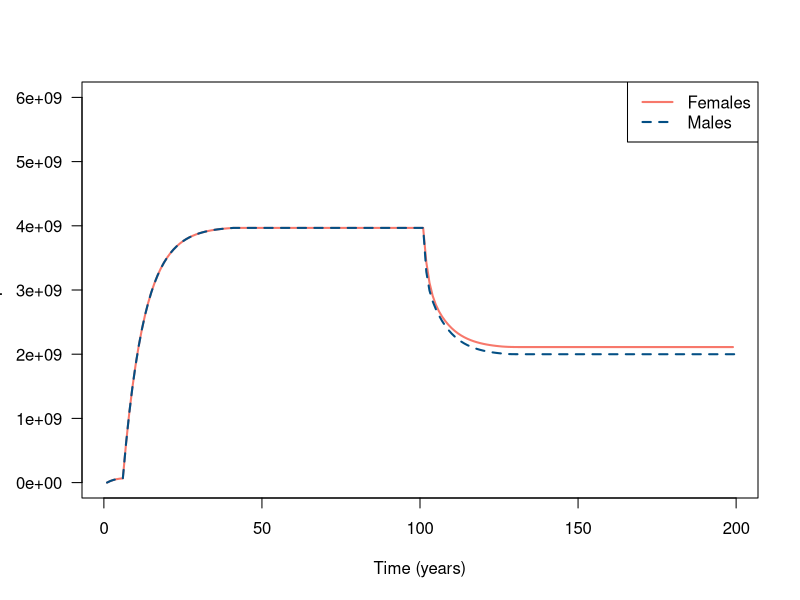
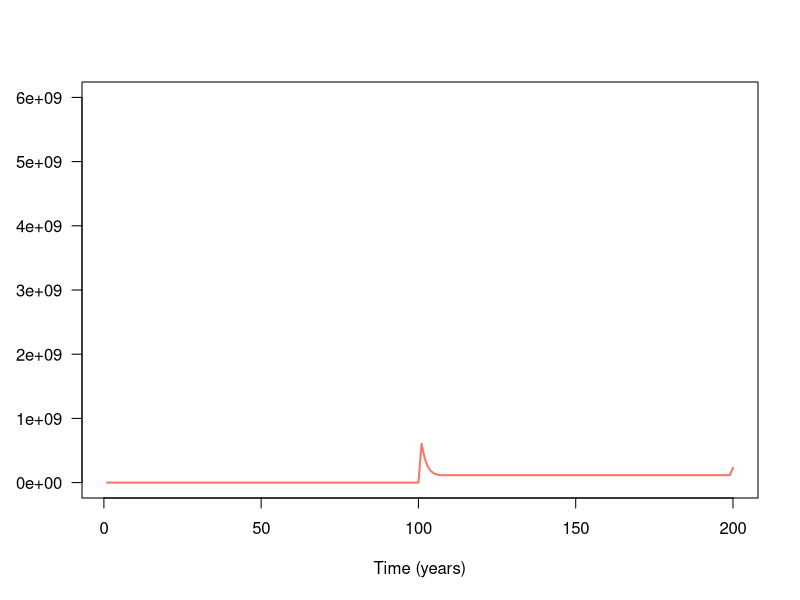
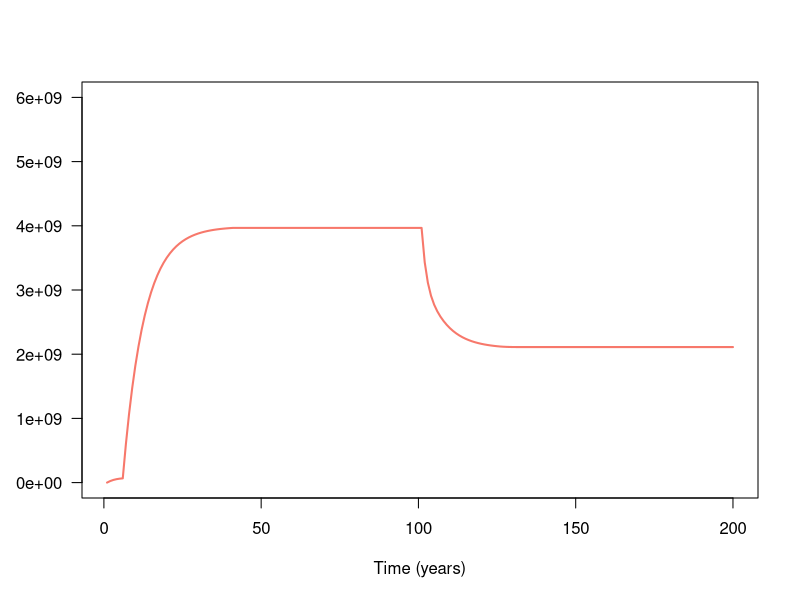
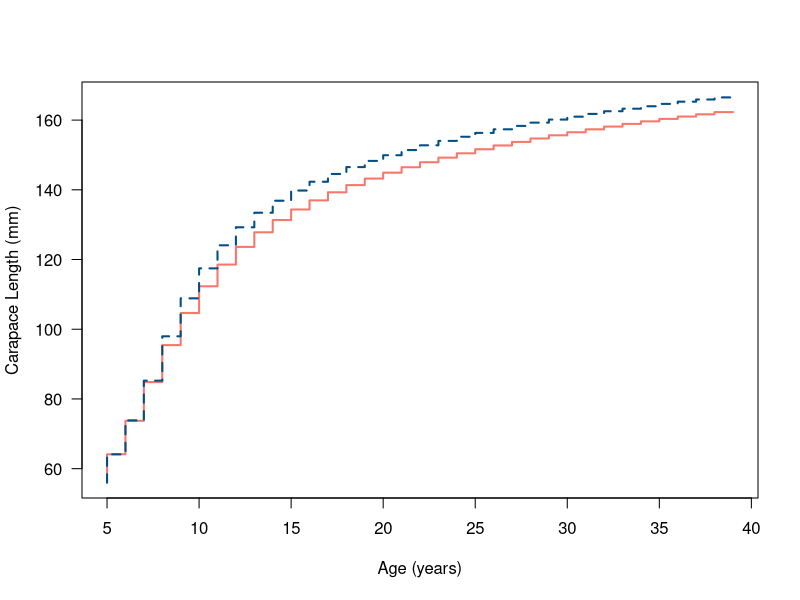
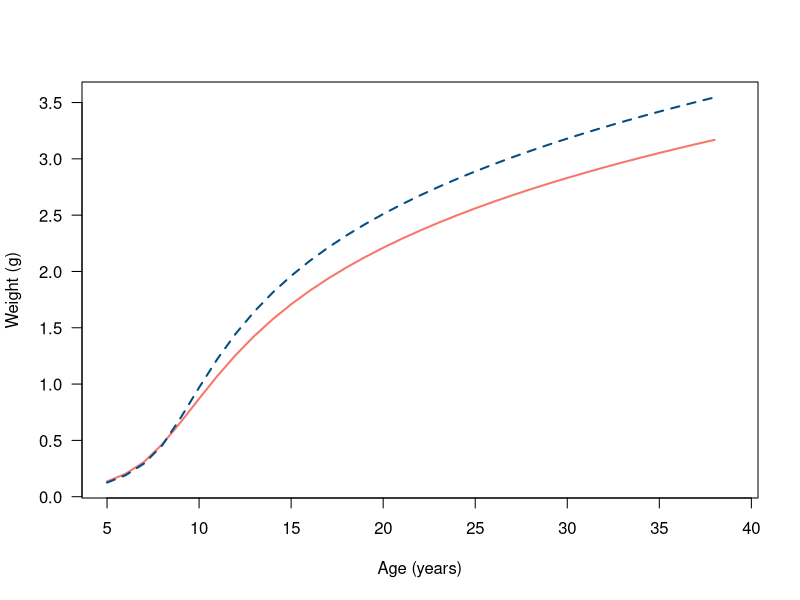
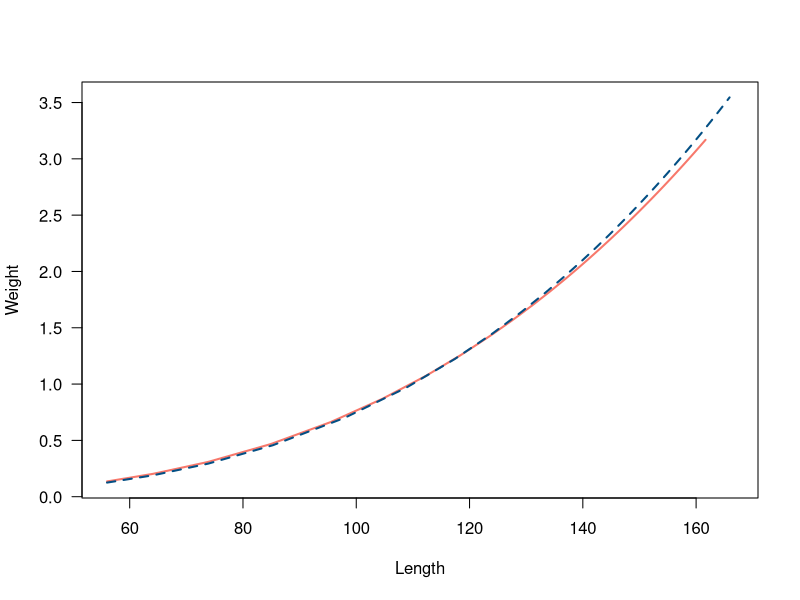
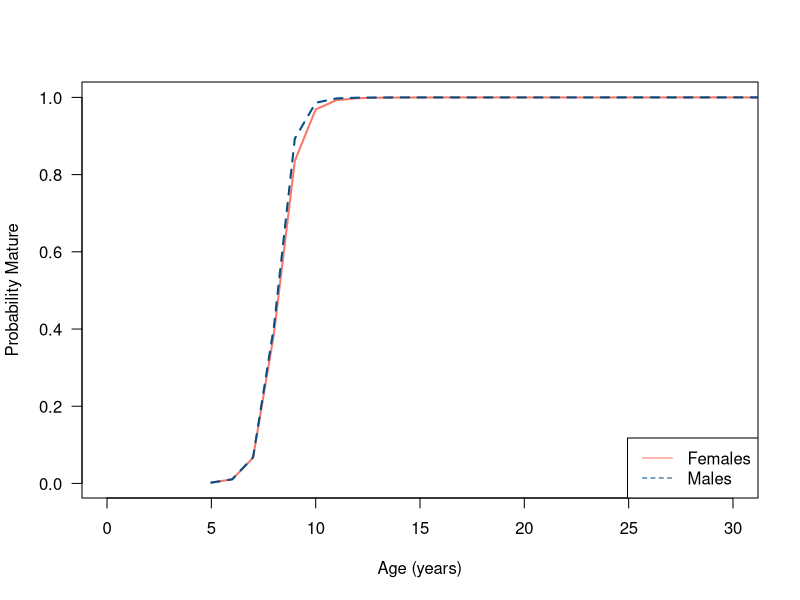

Source code (R) for these figures, in order:
#### H. AMERICANUS ####
#Updated code used for the 2024 publication.
 #NB: for file names that include "dimorphism" in the text, read it as "disparity"
 
rm(list=ls(all=TRUE))
library(ggplot2)
library(tidyr)
library(reshape2)
library(RColorBrewer)
library("ggpubr")
 
#Could adjust v-notching compliance here
vcomp <- seq(0,1, by= 0.1) # 0.9 (Mazur 2019) ~0.7 (Murphy 2018)
vcompliance <- vcomp[11]

#Adjust this value according to protection of interest:  =0 if no female protection. =1 if toss berried fems back. =4 if v notch fem.
Vmaxlast <- 1  

#### Population simulation parameters ####
Npop <- 100        #initial pop size 
Tmax <- 200        #max years
Tfishing <- 100    #when we start fishing
Ngroup <- 4        #Number of separate population groups. (Unnotched, all males, TOTAL notched, TOTAL females)
Amax <- c(35, 35, 0, 0)  #35=40-5. max cohort age across all groups #ASMFC 2020 estimate
Vmax <- c(0,1,4,Vmaxlast)  #use this only to calculate total egg production

#Values of interest for every level of fishing
mu_f = seq(0, 0.9, by = 0.1)   #Varying levels of fishing pressure
SPR <- array(dim=c(length(Vmax),length(mu_f)), data=0)
RelN <- array(dim=c(length(Vmax),length(mu_f)), data=0)
Yield <- array(dim=c(length(Vmax),length(mu_f)), data=0)
Sexratio <- array(dim=c(length(Vmax),length(mu_f)), data=0)   
fert <- seq(0,1,by=0.1)    #proportion of eggs fertilized
eggsfish <- array(dim=c(length(Vmax),length(mu_f)), data=NA)     #number of eggs



#### Life history parameters ####
initialsize <- c(56,56,0,0) #mm size at "recruitment"to our population model ((53 mm from 2020 americanus assessment: age 5))
matsize <- c(87,87,0,0) #mm length at maturation for 50% females (ASMFC 2020 pg 490 of pdf), functional mat for males. 
amat <- -17.14056 #parameters for maturation ogive GOM stockwide
bmat <- 0.19664
natmort <- c(0.15, 0.15, 0, 0) #ASMFC 2020
prop <- c(0.5, 0.5, 0, 0)     #initial proportions of each sex at recruitment (birth) 

#length to biomass   #2020 Stock Assessment LWR Slope & intercept pg 237
c <- c((8.6663*10^-7),(5.20778*10^-7), 0, 0) 
b <- c(2.971572176,3.078127279, 0, 0)   

#assuming BH recruitment with est params (not)Chang et al 2016    ####
alpha <- 1      #100.11 Ricker  
beta <- 9e-10      #5.44 Ricker

#### Set up vectors to store age-specific life history characters and fishing probability ####
# relative cohort "age", time, group #

W <- array(dim=c(Amax[1],Ngroup), data=NA)        #individual weight-at-age
L <- array(dim=c(Amax[1],Ngroup), data=NA)        #length-at-age #switched from NA to 0
mu <- array(dim=c(Amax[1],Ngroup), data=0)        #mortality-at-age (this is constant in initial case)
select <- array(dim=c(Amax[1],Ngroup), data=0)   #probability of being caught at each age, given size-at-age
Fishing <- array(dim=c(Amax[1],Ngroup), data=0)    #Fishing mortality at age 

N <- array(dim=c(Amax[1],Tmax,Ngroup), data=0)    #population numbers in each year class over time
N_agef <- array(dim=c(Amax[1],length(mu_f),length(Vmax)), data=0)  #subset of population for age structure plots
N_agem <- array(dim=c(Amax[1],length(mu_f),length(Vmax)), data=0)
E <- array(dim=c(1,Tmax), data=0)                 #number of eggs at each time
P <- array(dim=c(1,Tmax), data=0)                    #number of larvae at each time
Catch <- array(dim=c(Amax[1],Tmax,Ngroup), data=0)  #Catch number or biomass, given selectivity
pmat <- array(dim=c(Amax[1],Ngroup), data=1)       #probability of maturation each year, note it is a matrix so could change with population density if we want to consider fisheries-induced changes in maturation over time

pmolt <- array(dim=c(Amax[1],Ngroup), data=NA)          #probability of molting at a given length each year #switched from NA to 0
mi <- array(dim=c(Amax[1],Ngroup), data=0)             #molt increment at length
spnfreq <- array(dim=c(Amax[1],Ngroup), data=0)    #female annual spawning freq by size
eggers <- array(dim=c(Amax[1],Tmax), data=0) #all females that are eligible to be v notched 

#### MOLTING FREQUENCY BY LENGTH #### 
#Asmfc 2020 table 6 GOM stockwide
amp <- c(-6.571,-6.834,0,0)
bmp <- c(0.05901,0.06046,0,0)
cl <- c(1:200)

#### MOLT INCREMENT #### 
#ASMFC table 8 GOM stockwide
f <- c(76,86,0,0)
int <- c(-3.90,-4.51,0,0)  # = a for molt increment model
slo <- c(0.22,0.23,0,0)       # = b

###########################
#### Life History LOOP ####
###########################

for(g in 1:2) {      
  #for both sexes, where g =1 is unnotched female and g = 2 is male
  #N[cohort "age" (yr), time (yr), group (sex)]
  
  N[1:Amax[1],1,g] = Npop*prop[g]     #initial population size   
  L[1,g] = initialsize[g]      #initial size when entering the population model 
  
  #size-specific annual growth: molt probability and molt increment
  for (a in 1:(Amax[1]-1)) {      #for each cohort
    if (a <= Amax[g]) {    
      
      #GROWTH
      #proportion molting given premolt length and sex #Fogarty & Idoine 1988
        pmolt[a,g] <- (1/(1+exp(amp[g]+bmp[g]*L[a,g]))) 

      #Molt increment & Final growth #ASMFC 2020
      if (L[a,g] < f[g]) {
        mi[a,g] <- int[g]+ slo[g]*L[a,g]
        L[a+1,g] <- L[a,g]+(pmolt[a,g]*mi[a,g]) #L(t+delta t) = L(t) + pmolt*mi   
      } 
      if (L[a,g] >= f[g]) {
        mi[a,g] <- int[g] + slo[g]*f[g]
        L[a+1,g] <- L[a,g]+(pmolt[a,g]*mi[a,g])  #L(t+delta t) = L(t) + pmolt*mi  
      }
      
      #WEIGHT
      W[a,g]=  c[g]*L[a,g]^b[g]  
      
      #MATURATION
      pmat[a,g] <- 1-(1/(1+ exp((amat+(bmat*L[a,g]))))) #probability of being mature at length (ASMFC 2020)

      #FISHERY SELECTIVITY
      if( g==1){
        if (L[a, g] > 83 & L[a, g] < 128) {        #Females
          select[a,g] = 1
        } 
        else select[a,g] = 0
      }
      if( g==2){
        if (L[a, g] > 83 & L[a, g] < 128) {          #Males
          select[a,g] = 1   
        } else select[a,g] = 0
      }
        
        # SPAWNING FREQUENCY
        if (L[a,1]< matsize[1]) spnfreq[a] <- 0
        if (L[a,1]>matsize[1] & L[a,g] < 120) spnfreq[a] <- 1/2  #1 per 2 years
        if (L[a,1]>120 ) spnfreq[a] <- 2/3                       #2 per 3 years
      
    } #a if loop
  } #a for loop
} #g

#define female egg production as a function of her length ####
eggs <- (0.000919833*L[, 1]^3.580220)*1.09886   #Estrella and Cadrin 1995


########################################
#### Population Dynamics Simulation ####
########################################

###Simulate population dynamics, start from an arbitrary population size and let the population reach a stable age distribution, then start fishing. The population will reach a new, fished, steady state (stable age dist).
## *Note: For the base case, recruitment is based only on Female abundance, and assuming 50:50 offspring sex ratio. We can change this to look at fertilization limitation or sex ratio variation
for(v in (1:length(Vmax))){
  notched <- array(dim=c(Amax[1],Tmax,4), data=0)  #this year's notched females by compliance; there are 4 stacked matrices to show the notched lobs slowing losing their notch
  lost <- array(dim=c(Amax[1],Tmax), data=NA)         #the notched females that lose their notch and return to the unnotched popn.
  
for (fish in 1:length(mu_f)) {                            #loop over all levels of fishing mortality from (mu_f)
  for(t in 1:(Tmax-1)) {
    
    #SPAWNING
    N[1,t,4] <- N[1,t,1]
    E[t]=sum(N[, t, 4]*pmat[, 1]*eggs*spnfreq[,1] )         #assuming spawning depends ONLY on mature females
    P[t]= E[t]*fert[10]                                    #assumes all eggs are fertilized (for now) #ALTER VALUE FOR SPERM/FERTILIZATION LIMITATION HERE
    
    for(g in 1:Ngroup) {                                #here g is sex, where g = 1 is unnotched female, and g = 2 is male
      N[1,t+1,1]= (alpha*P[t]/(1 + beta*P[t]))*prop[1] # Beverton-Holt function   #this is the N_0 class that is born and recruits to the population model in the next time step...
      N[1,t+1,2]= (alpha*P[t]/(1 + beta*P[t]))*prop[2] # for unnotched females and then males
      
      # FISHING MORTALITY, given selectivity function
      for (age in 1:(Amax[1]-1)) { 
        if (Tfishing < t) {
          
          Fishing[age,g] = select[age,g]*mu_f[fish]
          Fishing[Amax[g], g] = select[Amax[g],g]*mu_f[fish]
          
          # BERRIED FEMALE PROTECTIONS #
          # Vmax=0: none; Vmax=1: one year; Vmax=4 is how long v-notch lasts.
          
            eggers[age,t] <- N[age,t,1]*pmat[age,1]*spnfreq[age]   #all berried females

            if (Vmax[v] == 0){
              N[age,t,3] <- 0
              N[age,t,4] <- N[age,t,1]
            }
            if (Vmax[v] == 1){          #assuming only female that are caught were thrown back and not fished
              notched[age,t,1] <- eggers[age,t]*select[age,1]*mu_f[fish]  
              N[age,t,3] <- notched[age,t,1]    #nat mort is included in survival eqs
            }
            if (Vmax[v] == 4){   #assuming only females that are caught (function of selectivity & fishing pressure) can be notched
              notched[age,t,1] <- eggers[age,t]*vcompliance*select[age,1]*mu_f[fish]  #from 0-1 by 0.1; so 1:11 . this year's notched females with compliance of 0.90
              N[age,t,3] <- notched[age,t,1]+notched[age,t,2]+notched[age,t,3]+notched[age,t,4] #nat mort is included in survival eqs
              #N[age,t,4] <- N[age,t,3] + N[age,t,1]
            }
        } else {
          Fishing[age,g] = 0
          N[age,t,3] <- 0
          N[age,t,4] <- N[age,t,1]
        } 
        
        #CATCH AND SURVIVAL
        
        Catch[,t+1,g] <- N[,t,g]*(1-exp(-Fishing[,g]))  #Note this is catch numbers, not biomass, assumes natural mortality occurs later in the year than fishing
        #Catch of all the ages, the number of individuals in every age class * fishing mortality of every age class (Fishing=Fishing mortality)
        #Survival to next year
        N[age+1,t+1,2] <- N[age,t,2]*exp(-natmort[2]-Fishing[age,2]) #surviving MALES in each group enter the next age class in the following year, all fish get to spawn before mortality 		 
        
        if(Vmax[v] == 0){   
          N[age+1,t+1,1] <-N[age,t,1] * exp(-natmort[1]-Fishing[age,1]) 
          N[age+1,t+1,4] <- N[age+1,t+1,1] 
        }
        if(Vmax[v] == 1){    
          #Protect eggers without a notch, so add them back into total female popn without Fishing mortality.
          N[age+1,t+1,1] <- ((N[age,t,1] - (notched[age,t,1])) * exp(-natmort[1]-Fishing[age,1])) + (N[age,t,3]* exp(-natmort[1]))  
          N[age+1,t+1,4] <- N[age+1,t+1,1]  #Calc these to get next year's egg production
        }
        if(Vmax[v] == 4){     #Move lobs through notched matrix until v-notch wears out and join unnotched popn
          notched[age+1,t+1,2] <- notched[age,t,1]*exp(-natmort[3])   
          notched[age+1,t+1,3] <- notched[age,t,2]*exp(-natmort[3])  
          notched[age+1,t+1,4] <- notched[age,t,3]*exp(-natmort[3])  
          lost[age,t] <- notched[age,t,4] #when leave notched matrix; will return to popn in survival equation.
          #unnotched + ones that lost v-notch can now be fished
          N[age+1,t+1,1] <- ((N[age,t,1] - (notched[age,t,1])) * exp(-natmort[1]-Fishing[age,1])) + (lost[age,t]*exp(-natmort[3]-Fishing[age,1]))  
          N[age+1,t+1,3] <- (N[age,t,3]-lost[age,t])*exp(-natmort[3])
          N[age+1,t+1,4] <- N[age+1,t+1,1] + N[age+1,t+1,3] #Calc these to get next year's egg production
        }
      } #age
    } #g
  } #t
  RelN[v, fish] <- sum(N[-c(1:4) ,Tfishing+50, c(2,4)])/sum(N[-c(1:4) ,Tfishing-10,c(2,4)])  
  SPR[v,fish] <- E[Tfishing+50]/E[Tfishing-10]                   #cohort lifetime production
  Yield[v,fish] <- sum(N[-35,Tfishing+50,c(2,4)]*(1-exp(-Fishing[-35,-c(3:4)])))    #All fish, all sexes
  Sexratio[v,fish] <- sum(N[, Tfishing+50, 4]*pmat[,1])/(sum(N[, Tfishing+50, 2]*pmat[,2])+sum(N[, Tfishing+50, 4]*pmat[,1]))  #percentage of MATURE females in MATURE popn
  eggsfish[v,fish] <- E[Tfishing+50]  #calculate egg production for each protection scenario here
  N_agef[,fish,v] <- N[,Tfishing+50,4]  #for age structure plots, females
  N_agem[,fish,v] <- N[,Tfishing+50,2]  #for age structure plots, males
  } #end fishing mortality loop
} #end Vmax loop


## POPULATION OVER TIME PLOTS ##

colors1 <- c("#CC6677","#88CCEE","#DDCC77","#117733","#332288","#AA4499",
                      "#44AA99","#999933","#882255","#661100","#6699CC","#888888")
                      
colors2 <- c("#F7CAC9","#92A8D1","#F7786B","#034F84")

colors3 <- c("#FF9146","#6ECDDC","#414D55","#FFB9AA","#96A0AF","#FF645A","#646E7D","#007D91","#6ECDDC")

pal <- c(colors2[3],colors2[4])    #f,m
tripal <- colors3[1:3] #protections


plot(colSums(N[,1:Tmax-1,4]), type="l", ylim=c(0,6e+9),col=pal[1],las=1,lwd=2,xlab="Time (years)",ylab="")
lines(colSums(N[,,2]), type="l", lty=2,las=1,lwd=2,col=pal[2])
title(ylab="Relative Population Size", line=4, cex.lab=1.2)
legend("topright",                    
       legend = c("Females", "Males"),
       col = pal,lwd=2,
       lty=c(1,2))

plot(colSums(N[,,3]), type="l", ylim=c(0,6e+9),col=pal[1],las=1,lwd=2,xlab="Time (years)",ylab="")
plot(colSums(N[,,1]), type="l", ylim=c(0,6e+9),col=pal[1],las=1,lwd=2,xlab="Time (years)",ylab="")


###############
#### PLOTS ####
###############

## GROWTH ## 

ageplot <- c(5:39) #add ages to plots since recruit to the model at age ~5
Lbind <- cbind(ageplot,L)
Wbind <- cbind(ageplot,W)
mibind <- cbind(ageplot,mi)
pmoltbind <- cbind(ageplot,pmolt)
pmatbind <- cbind(ageplot,pmat)

#Individual growth L then W
pdf("am_growth.pdf",   width=5, height=5 )
matplot(Lbind[,2:3],x=Lbind[,1],xlim = c(0,40), ylim = c(0,180), type="l",lwd=2, las=1, xlab="Age (years)", ylab="Carapace Length (mm)", col=pal)
legend("bottomright",                    
       legend = c("Females", "Males"),
       col = pal,
       lty=c(1,2),lwd=2)
dev.off()

matplot(Lbind[,2:3],x=Lbind[,1], type="S",lwd=2, las=1, xlab="Age (years)", ylab="Carapace Length (mm)", col=pal)

matplot(Wbind[,2:3], x=Lbind[,1], type="l",lwd=2, las=1, xlab="Age (years)", ylab="Weight (g)", col=pal)

#Length-Weight
matplot(Lbind[,2:3],Wbind[,2:3], xlab="Length",ylab="Weight", type="l",lwd=2, las=1, col=pal)

#Molt increment
pdf("am_mi.pdf",   width=5, height=5 )
matplot(mibind[1:Amax[1]-1,2:3],x=mibind[1:Amax[1]-1,1], xlim = c(0,40), ylim = c(0,16),xlab="Age (years)",ylab="Molt Increment (mm)", type="l",lwd=2, las=1, col=pal)
legend("bottomright",                    
       legend = c("Females", "Males"),
       col = pal,
       lty=c(1,2))
dev.off()

#proportion molting
pdf("am_propmolt.pdf",   width=5, height=5 )
matplot(pmoltbind[,2:3],x=pmoltbind[,1],xlab="Age (years)",ylab="Proportion Molting",type="l",lwd=2, las=1, col=pal)
legend("topright",                    
       legend = c("Females", "Males"),
       col = pal,
       lty= c(1,2))
dev.off()

#Probability mature
matplot(pmatbind[,2:3],x=pmatbind[,1], type="l", lwd=2, las=1, ylab ="Probability Mature", xlab = "Age (years)", col=pal, xlim = c(0,30))
legend("bottomright",                    
       legend = c("Females", "Males"),
       col = pal,
       lty= c(1,2))

## REPRODUCTION & SEX RATIO ##

##Function for values over levels of fishing pressure

ratiofig <- function(ylbl,      #eg. y label: Sex Ratio (Females:Males) or Ratio of Unprotected to Protected Females
                     value,    #eg. name of table Sexratio, Vratio, etc.
                     name,     #name of image file "name.pdf"
                     leg     #legend location
) {
  first <- value
  first <- as.data.frame(first[-4,])
  row.names(first)<-c("No Female Protection", "1-year Protection","4-year Protection")
  colnames(first)<-c("0","0.1","0.2","0.3","0.4","0.5","0.6","0.7","0.8","0.9")
  first$Scenario <- c("No Female Protection", "1-year Protection","4-year Protection")
  ratio_melt <- melt(first, id.vars = 'Scenario')
  pdf(name,   width=6, height=4 )
  rf <-ggplot(ratio_melt, aes(x=variable,y=value,color=Scenario,group=Scenario))+
    theme_bw()+
    geom_line(linetype = "dashed")+
    geom_point(stat= 'identity',size=2)+
    scale_color_manual(breaks=c("No Female Protection", "1-year Protection","4-year Protection"),values=tripal)+
    labs(x='Fishing Pressure',y=ylbl)+
    ylim(0,1.01)+
    ggtitle("H. americanus")+
    theme(plot.title = element_text(color="black", size=14, face="italic"))+
    theme(legend.position = c(0.8, leg),legend.background = element_rect(fill = "white"))
  return(rf)
}
ratiofig(value=SPR,ylbl = "SPR",name="am_SPR.pdf",leg=0.85)
dev.off()
ratiofig(value=Sexratio, ylbl="Proportion Female",name="am_SexRatio.pdf",leg=0.2)
dev.off()


##### Egg production plot ####

#by fishing pressure
eggsfish1 <- eggsfish[-4,]
row.names(eggsfish1)<-c("No Female Protection", "1-year Protection","4-year Protection")
colnames(eggsfish1)<-c("0","0.1","0.2","0.3","0.4","0.5","0.6","0.7","0.8","0.9")
alleggs <- array(dim=c(3,length(mu_f)), data=NA)
row.names(alleggs)<-c("No Female Protection", "1-year Protection","4-year Protection")
colnames(alleggs)<-c("0","0.1","0.2","0.3","0.4","0.5","0.6","0.7","0.8","0.9")
for(f in 1:length(mu_f)){
  alleggs[,f] <- eggsfish1[,f]/(eggsfish1[1,1])
} 
alleggs <- as.data.frame(alleggs)
alleggs$Scenario <- c("No Female Protection", "1-year Protection","4-year Protection")
dategg <- melt(alleggs,id.vars="Scenario")

pdf("am_eggprod.pdf",   width=6, height=4 )
ggplot(dategg,aes(x=variable,y=value,color=Scenario,group=Scenario))+
  geom_point(stat = "identity",size=0)+
  geom_point(size=2)+
  geom_line(linetype='dashed')+
  xlab("Fishing Pressure")+
  ylab("Egg Production Proportional to Unfished Production")+
  ylim(0,1)+
  scale_color_manual("Scenario",breaks=c("No Female Protection", "1-year Protection","4-year Protection"),values=tripal)+
  theme_bw()+
  ggtitle("H. americanus")+
  theme(plot.title = element_text(color="black", size=14, face="italic"))+
  theme(legend.position = c(0.8, 0.8),legend.background = element_rect(fill = "white"))
dev.off()

#### Age structure ####
#Set up function to make plots
agefig <- function(ylbl,      #eg. y label: fished or unfished abundance 
                   fish,     #eg. what level of fishing pressure use 1-10 for 0-0.9
                   v,       #eg. vmax =0,1,4 but use 1,2,3 to select
                   name,     #name of image file "name.pdf"
                   zoom1,
                   zoom2
) {
  age_structure <- cbind(N_agef[,fish,v], N_agem[,fish,v])
  u<- as.data.frame(age_structure)
  names(u) <- c("females", "males")
  u$age<-c(5:(Amax[1]+4))
  age<-c(5:(Amax[1]+4))
  dat1 <- melt(u,id.vars="age")
  agecol <- c("Females" = pal[1], "Males" = pal[2])

  pdf(name,   width=5, height=5 )
  ff <- ggplot(dat1, aes(x=age, y=value, fill=variable)) + 
    theme_classic()+
    coord_flip()+  
    xlim(zoom1,zoom2)+
    scale_fill_manual("Sex",values=agecol,labels = c("Females","Males"))+
    geom_bar(data =  dat1[dat1[["variable"]]=="females",], aes(y = -value, fill="Females"), stat="identity")+ 
    geom_bar(data =  dat1[dat1[["variable"]]=="males",], aes(y = value, fill="Males"), stat="identity")+
    labs(x="Relative Age (years)", y= ylbl, color = "Sex")+
    theme(legend.background = element_rect(fill = "white"),axis.text.x = element_blank(),axis.ticks = element_blank())
  ff
}

#no fishing, F = 0.0
a00 <- agefig(ylbl="Unfished Abundance", fish=1,v=1,name="am_age_nofish.pdf",zoom1 = 4,zoom2 = 40)    #without fishing
a00
dev.off()

#Full at F = 0.9
a09 <- agefig(ylbl="Fished Abundance at F = 0.9", fish=10,v=1,name="am_age_v0_f9.pdf",zoom1 = 4,zoom2 = 40)    #with fishing, vmax=0
a09
dev.off()
a19 <- agefig(ylbl="Fished Abundance at F = 0.9", fish=10,v=2,name="am_age_v1_f9.pdf",zoom1 = 4,zoom2 = 40)    #with fishing, vmax=1
a19
dev.off()
a49 <- agefig(ylbl="Fished Abundance at F = 0.9", fish=10,v=3,name="am_age_v4_f9.pdf",zoom1 = 4,zoom2 = 40)    #with fishing, vmax=4
a49
dev.off()

#Zoom in on slot limit at F = 0.9
# a09z <- agefig(ylbl="Fished Abundance at F = 0.9 & no female protection", fish=10,v=1,name="am_age_v0_f9_zoom.pdf",zoom1 = 7,zoom2 = 25)    #with fishing, vmax=0
# a09z
# dev.off()
# a19z <- agefig(ylbl="Fished Abundance at F = 0.9 & 1-year female protection", fish=10,v=2,name="am_age_v1_f9_zoom.pdf",zoom1 = 7,zoom2 = 25)    #with fishing, vmax=1
# dev.off()
# a49z <- agefig(ylbl="Fished Abundance at F = 0.9 & 4-year female protection", fish=10,v=3,name="am_age_v4_f9_zoom.pdf",zoom1 = 7,zoom2 = 25)    #with fishing, vmax=4
# dev.off()


#Full at F = 0.3
a03 <- agefig(ylbl="Fished Abundance at F = 0.3", fish=4,v=1,name="am_age_v0_f3.pdf",zoom1 = 4,zoom2 = 40)    #with fishing, vmax=0
a03
dev.off()
a13 <- agefig(ylbl="Fished Abundance at F = 0.3", fish=4,v=2,name="am_age_v1_f3.pdf",zoom1 = 4,zoom2 = 40)    #with fishing, vmax=1
a13
dev.off()
a43 <- agefig(ylbl="Fished Abundance at F = 0.3", fish=4,v=3,name="am_age_v4_f3.pdf",zoom1 = 4,zoom2 = 40)    #with fishing, vmax=4
a43
dev.off()

#Zoom in on slot limit at F = 0.3
# a03z <- agefig(ylbl="Fished Abundance at F = 0.3 & no female protection", fish=4,v=1,name="am_age_v0_f3_zoom.pdf",zoom1 = 7,zoom2 = 25)    #with fishing, vmax=0
# dev.off()
# a13z <- agefig(ylbl="Fished Abundance at F = 0.3 & 1-year female protection", fish=4,v=2,name="am_age_v1_f3_zoom.pdf",zoom1 = 7,zoom2 = 25)    #with fishing, vmax=1
# dev.off()
# a43z <- agefig(ylbl="Fished Abundance at F = 0.3 & 4-year female protection", fish=4,v=3,name="am_age_v4_f3_zoom.pdf",zoom1 = 7,zoom2 = 25)    #with fishing, vmax=4
# dev.off()


# grouped age figure

pdf("am_age_all_f3andf9.pdf",   width=10, height=15 )
age3and9 <- ggarrange(a00,a00,a03,a09,a13,a19,a43,a49, labels=c("No Fishing","No Fishing","No female protection","No female protection", "1-year female protection", "1-year female protection","4-year female protection","4-year female protection"), 
                      ncol = 2, nrow = 4, common.legend = TRUE, legend = "bottom")
age3and9
annotate_figure(age3and9, top = text_grob("H. americanus", face = "italic", color = "black", size = 22))
dev.off()

#### Size Structure Plots ####
eggsfish1 <- eggsfish[-4,]
row.names(eggsfish1)<-c("No Female Protection", "1-year Protection","4-year Protection")
colnames(eggsfish1)<-c("0","0.1","0.2","0.3","0.4","0.5","0.6","0.7","0.8","0.9")
alleggs <- array(dim=c(3,length(mu_f)), data=NA)
row.names(alleggs)<-c("No Female Protection", "1-year Protection","4-year Protection")
colnames(alleggs)<-c("0","0.1","0.2","0.3","0.4","0.5","0.6","0.7","0.8","0.9")
for(f in 1:length(mu_f)){
  alleggs[,f] <- eggsfish1[,f]/(eggsfish1[1,1])
} 
alleggs <- as.data.frame(alleggs)
alleggs$Scenario <- c("No Female Protection", "1-year Protection","4-year Protection")
dategg <- melt(alleggs,id.vars="Scenario")

##Mature individuals only
#Set up function to make plots
sizefig <- function(
  fish,  #eg. 2-10 for 0.1-0.9
  v,      #eg. 1-3 for 0,1,4  
  name     #name of image file "name.pdf"

) {
  fishedsteady_f=N_agef[ ,fish,v]
  fishedsteady_m=N_agem[ ,fish,v]
  
  binsize=10
  bins= seq(56, 190, by = binsize)
  pmatsize_f <-rep(0, Amax[1])
  pmatsize_m <-rep(0, Amax[2])
  Lindex<-matrix(nrow=Amax[1], ncol= 2)
  for (g in 1:2){
  for (i in 1:(length(bins))) {
    for (a in 1:Amax[1]) {
      if(L[a,g] >= bins[i] & L[a,g] < bins[i+1]) {
        Lindex[a,g] <- i 
      }}}}
  sizeind=(Lindex*binsize)+55
  
  fishedstructure_f<-tapply(fishedsteady_f*pmat[, 1], sizeind[,1], sum)
  fishedstructure_m<-tapply(fishedsteady_m*pmat[, 2], sizeind[,2], sum)
  
  fished_b <- as.data.frame(cbind(fishedstructure_f,fishedstructure_m))
  fished_b$Size_Class <- as.numeric(row.names(fished_b)) 
  colnames(fished_b) <- c('Females','Males','Size_Class')
  
  f<-melt(fished_b,id.vars="Size_Class")
  f$Size_Class <- as.factor(f$Size_Class)
  binnames=c("56-65","66-75","76-85","86-95","96-105","106-115", "116-125",
             "126-135","136-145","146-155","156-165","166-175","176+")

  pdf(name,   width=6, height=4 )
  ggplot(data=f, aes(fill=variable,x=Size_Class,y=value))+
    geom_bar(stat='identity',position = 'dodge')+
    xlab("Size Bin (mm CL)")+
    ylab("Abundance of Mature Individuals")+
    scale_fill_manual(name="Sex",breaks=c("Females","Males"),values=pal)+
    scale_x_discrete(labels=binnames)+
    ylim(0,4.5e+08)+
    geom_vline(xintercept = 2.5, color="red") +
    geom_vline(xintercept = 8.5, color="red") +
    theme_classic()+
    theme(legend.position = c(0.9, 0.85),legend.background = element_rect(fill = "white"),
          axis.text.x=element_text(angle=45,hjust=1,vjust=1, size=18),axis.text.y=element_text(size=15),
          axis.title = element_text(size=18))
  }


#F = 0.0
s00 <- sizefig(fish = 1,v=1,name = "am_size_nofish.pdf") #unfished
s00
dev.off()

#F = 0.1
sizefig(fish = 2,v=1,name="am_size_v0_f1.pdf") #vmax=0
dev.off()
sizefig(fish = 2, v=2,name="am_size_v1_f1.pdf") #vmax=1
dev.off()
sizefig(fish = 2, v=3,name="am_size_v4_f1.pdf") #vmax=4
dev.off()

#F = 0.3
s03 <- sizefig(fish = 4,v=1,name="am_size_v0_f3.pdf") #vmax=0
s03
dev.off()
s13 <- sizefig(fish = 4, v=2,name="am_size_v1_f3.pdf") #vmax=1
s13
dev.off()
s43 <- sizefig(fish = 4, v=3,name="am_size_v4_f3.pdf") #vmax=4
s43
dev.off()

#F = 0.5
sizefig(fish = 6,v=1,name="am_size_v0_f5.pdf") #vmax=0
dev.off()
sizefig(fish = 6, v=2,name="am_size_v1_f5.pdf") #vmax=1
dev.off()
sizefig(fish = 6, v=3,name="am_size_v4_f5.pdf") #vmax=4
dev.off()

#F = 0.7
sizefig(fish = 8,v=1,name="am_size_v0_f7.pdf") #vmax=0
dev.off()
sizefig(fish = 8, v=2,name="am_size_v1_f7.pdf") #vmax=1
dev.off()
sizefig(fish = 8, v=3,name="am_size_v4_f7.pdf") #vmax=4
dev.off()

#F = 0.9
s09 <- sizefig(fish = 10,v=1,name="am_size_v0_f9.pdf") #vmax=0
s09
dev.off()
s19 <- sizefig(fish = 10, v=2,name="am_size_v1_f9.pdf") #vmax=1
s19
dev.off()
s49 <- sizefig(fish = 10, v=3,name="am_size_v4_f9.pdf") #vmax=4
s49
dev.off()


#all in one
pdf("am_size_f3_and_f9.pdf",    width = 15, height = 15 )
f3and9 <- ggarrange(s03+theme(axis.text.x = element_blank(), axis.title.x = element_blank(), axis.title.y = element_blank()),
                    s09+theme(axis.text.x = element_blank(), axis.title.x = element_blank(), 
                              axis.text.y = element_blank(), axis.title.y = element_blank()),
                    s13+theme(axis.text.x = element_blank(), axis.title.x = element_blank()),
                    s19+theme(axis.text.x = element_blank(), axis.title.x = element_blank(), 
                              axis.text.y = element_blank(), axis.title.y = element_blank()),
                    s43+theme(axis.title.y = element_blank()),
                    s49+theme(axis.text.y = element_blank(), axis.title.y = element_blank()), 
                    labels=c("       No female protection","      No female protection", 
                             "     1-year female protection", "    1-year female protection",
                             "     4-year female protection","    4-year female protection"),
                    ncol=2, nrow=3, hjust=-0.7,align = c("v"),
                    common.legend = TRUE, legend = "bottom", font.label = list(size=18))
f3and9
annotate_figure(f3and9, top = text_grob("F = 0.3                                                                  F = 0.9",
                                        face = "italic", color = "black", size = 22))
dev.off()


##Size Structure Plot With immature individuals
#Set up function to make plots
sizefig2 <- function(
  fish,  #eg. 2-10 for 0.1-0.9
  v,      #eg. 1-3 for 0,1,4  
  name     #name of image file "name.pdf"
  
) {
  fishedsteady_f=N_agef[ ,fish,v]
  fishedsteady_m=N_agem[ ,fish,v]
  
  binsize=10
  bins= seq(56, 190, by = binsize)
  Lindex<-matrix(nrow=Amax[1], ncol= 2)
  for (g in 1:2){
  for (i in 1:(length(bins)-1)) {
    for (a in 1:Amax[1]) {
      if(L[a,g] >= bins[i] & L[a,g] < bins[i+1]) {
        Lindex[a,g] <- i 
      }}}}
  sizeind=(Lindex*binsize)+55
  
  fishedstructure_f<-tapply(fishedsteady_f*pmat[, 1], sizeind[,1], sum)
  fishedstructure_m<-tapply(fishedsteady_m*pmat[, 2], sizeind[,2], sum)
  
  fished_b <- as.data.frame(cbind(fishedstructure_f,fishedstructure_m))
  fished_b$Size_Class <- as.numeric(row.names(fished_b)) 
  colnames(fished_b) <- c('Mature_Females','Mature_Males','Size_Class')
  f<-melt(fished_b,id.vars="Size_Class")
  f$Size_Class <- as.factor(f$Size_Class)
  
  fishedall_f<-tapply(fishedsteady_f, sizeind[,1], sum)
  fishedall_m<-tapply(fishedsteady_m, sizeind[,2], sum)
  fished_ball <- as.data.frame(cbind(fishedall_f,fishedall_m))
  fished_ball$Size_Class <- as.numeric(row.names(fished_ball)) 
  colnames(fished_ball) <- c('Juvenile_Females','Juvenile_Males','Size_Class')
  fall<-melt(fished_ball,id.vars="Size_Class")
  fall$Size_Class <- as.factor(f$Size_Class)
  binnames=c("56-65","66-75","76-85","86-95","96-105","106-115", "116-125",
             "126-135","136-145","146-155","156-165","166-175","176+")

pdf(name,   width=8, height=4 )
ggplot(NULL, aes())+
  geom_bar(data=fall, aes(fill=variable,x=Size_Class,y=value),stat='identity',position = 'dodge')+
  geom_bar(data=f, aes(fill=variable,x=Size_Class,y=value),stat='identity',position = 'dodge')+
  xlab("Size Bin (mm CL)")+
  ylab("Total Abundance")+
  scale_x_discrete(labels=binnames)+
  ylim(0,11.5e+08)+
  theme_classic()+
  #ggtitle("H. americanus")+
  theme(plot.title = element_text(color="black", size=14, face="italic"))+
  scale_fill_manual(name="Group",labels=c("Juvenile Females","Juvenile Males","Mature Females","Mature Males"),values = colors2)+
  theme(axis.text.x=element_text(angle=45,hjust=1,vjust=1, size=18),axis.text.y=element_text(size=15),
        axis.title = element_text(size=18))
}

#unfished with immature
sim00 <- sizefig2(fish = 1,v=1,name = "am_size_im_nofish.pdf") 
sim00
dev.off()


#stack with mature only plot
pdf("am_size_nofish_im_mat.pdf",    width = 14, height = 15 )
nofish_im_mat <- ggarrange(sim00,s00,
                    ncol=1, nrow=2, common.legend = TRUE, legend = "bottom",
                    labels=c("A","B"), hjust=-7, font.label = list(size=20))
nofish_im_mat
annotate_figure(nofish_im_mat, top = text_grob("H. americanus",
                                        face = "italic", color = "black", size = 24))
dev.off()


#### Average Size for Mature Females and Males across all scenarios in one plot ####
withLf <-array(dim=c(length(mu_f),3), data=NA)
withLm <-array(dim=c(length(mu_f),3), data=NA)

for (vi in 1:3){
  for (fi in 1:10){
    withLf[fi,vi] <- sum((N_agef[,fi,vi]*pmat[, 1])*L[,1])/(sum(N_agef[,fi,vi]*pmat[, 1]))
    withLm[fi,vi] <- sum((N_agem[,fi,vi]*pmat[, 2])*L[,2])/(sum(N_agem[,fi,vi]*pmat[, 2]))
  }
}

colnames(withLf)<-c("No Female Protection", "1-year Protection","4-year Protection")
row.names(withLf)<-c("0","0.1","0.2","0.3","0.4","0.5","0.6","0.7","0.8","0.9")
colnames(withLm)<-c("No Female Protection", "1-year Protection","4-year Protection")
row.names(withLm)<-c("0","0.1","0.2","0.3","0.4","0.5","0.6","0.7","0.8","0.9")
withLf<-as.data.frame(withLf)
withLm<-as.data.frame(withLm)
withLf$Sex<-"Females"
withLm$Sex<-"Males"

withboth <- rbind(withLf,withLm)
wb<-melt(withboth,id.vars="Sex")
wb$Fishing <- rep(c("0","0.1","0.2","0.3","0.4","0.5","0.6","0.7","0.8","0.9"),6)

sizefig3<-function(v,name){
pdf(name,   width=6, height=4 )
ggplot(wb[v,],aes(color=Sex,group=Sex,x=Fishing,y=value))+
  geom_line(linetype = "dashed")+
  geom_point(size=2)+
  xlab("Fishing Pressure")+
  ylab("Mean Length (mm CL) of Mature Individuals")+
  scale_color_manual(name="Sex",breaks=c("Females","Males"),values=pal)+
  theme_bw()+
  ggtitle("H. americanus")+
  theme(plot.title = element_text(color="black", size=14, face="italic"))+
  theme(legend.position = c(0.9, 0.85),legend.background = element_rect(fill = "white"))
}

sizefig3(v=1:20,name = "am_size_0avg_dimorphism.pdf") #no female protections
dev.off()
sizefig3(v=21:40,name = "am_size_1avg_dimorphism.pdf") #vmax=1
dev.off()
sizefig3(v=41:60,name = "am_size_4avg_dimorphism.pdf") #vmax=4
dev.off()


#### Average difference in size mature females-males ####

dif <- withLf[,1:3]-withLm[,1:3]
dif <- as.data.frame(dif)
dif$Fishing <- c("0","0.1","0.2","0.3","0.4","0.5","0.6","0.7","0.8","0.9")
datdif <- melt(dif,id.vars="Fishing")

pdf("am_size_diff.pdf",   width=6, height=4 )
ggplot(datdif,aes(x=Fishing,y=value,color=variable,group=variable))+
  geom_point(stat = "identity",size=0)+
  geom_point(size=2)+
  geom_line(linetype='dashed')+
  geom_hline(yintercept=0,color="red")+
  xlab("Fishing Pressure")+
  ylab("Mean Length Difference (mm CL)")+
  scale_color_manual("Scenario",breaks=c("No Female Protection", "1-year Protection","4-year Protection"),values=tripal)+
  theme_bw()+
  ggtitle("H. americanus")+
  theme(plot.title = element_text(color="black", size=14, face="italic"))+
  theme(legend.position = c(0.2, 0.8),legend.background = element_rect(fill = "white"))
dev.off()

#### Percent difference in size mature males in terms of mature females ####

per <- withLm[,1:3]/withLf[,1:3]
per <- as.data.frame(per)
per$Fishing <- c("0","0.1","0.2","0.3","0.4","0.5","0.6","0.7","0.8","0.9")
datper <- melt(per,id.vars="Fishing")


#END
